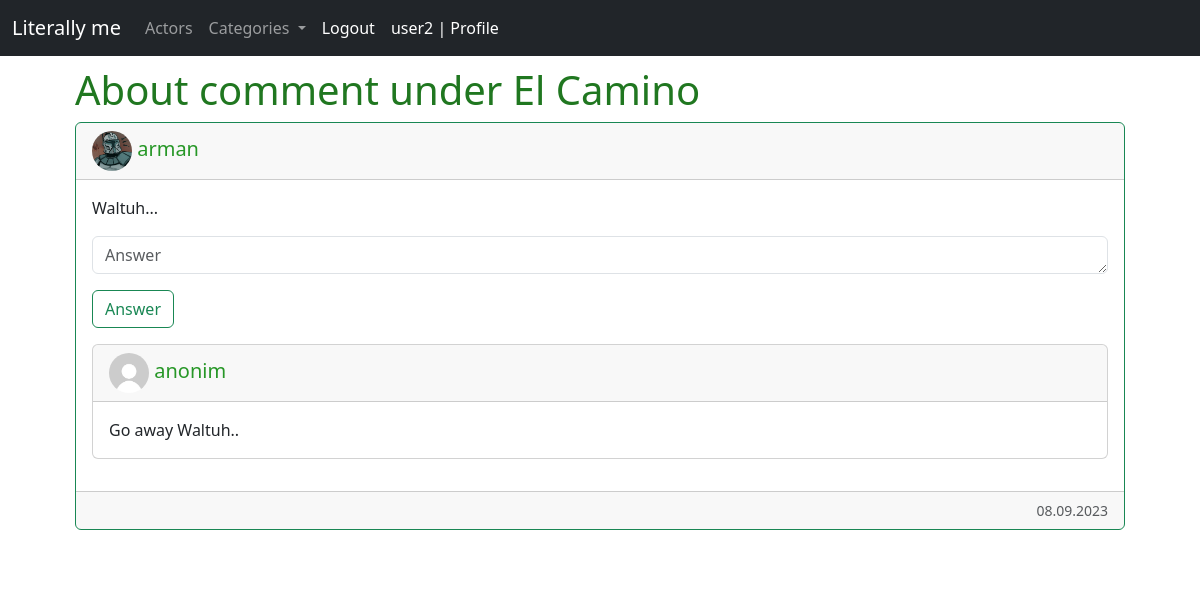
Page /movie/el-camino/comment/25/about/ (signed in) on the committed database.
### mainapp/models.py (models this page shows, shortened)
class Comment(models.Model):
    movie = models.ForeignKey(Movie, on_delete=models.CASCADE, related_name='comments')
    author = models.ForeignKey(User, on_delete=models.CASCADE, related_name='comments')
    text = models.TextField()
    create_time = models.DateTimeField(auto_now_add=True)

class CommentAnswer(models.Model):
    parent_comment = models.ForeignKey(Comment, on_delete=models.CASCADE, related_name='comment_answers')
    author = models.ForeignKey(User, on_delete=models.CASCADE, related_name='comment_answers')
    text = models.TextField()
    create_time = models.DateTimeField(auto_now_add=True)

### authentication/models.py (models this page shows)
class CustomProfile(models.Model):
    user = models.OneToOneField(User, on_delete=models.CASCADE, related_name='custom_profile')
    profile_pic = models.ImageField(upload_to='profile_pics', null=True, blank=True)

### mainapp/views.py (the view, shortened to what this page needs)
# urls.py: path('movie/<slug:movie_slug>/comment/<int:comment_id>/about/', AboutCommentView.as_view(), name='about_comment'),
class AboutCommentView(LoginRequiredMixin, DataMixin, DetailView):
    model = Comment
    template_name = 'mainapp/comment/about_comment.html'
    pk_url_kwarg = 'comment_id'
    slug_url_kwarg = 'movie_slug'
    success_url = reverse_lazy('home')
    login_url = reverse_lazy('home')
    def get_context_data(self, **kwargs):
        context = super().get_context_data(**kwargs)
        mixin_context = self.get_user_context(form=CommentAnswerForm(), comment=self.get_object(),
                                              title=f'About comment under {self.get_object().movie.title}',
                                              comment_answers=self.get_object().comment_answers.all().select_related('author').order_by('-create_time'))
        return dict(list(context.items()) + list(mixin_context.items()))

### mainapp/forms.py
class CommentAnswerForm(forms.ModelForm):
    class Meta:
        model = CommentAnswer
        fields = ['text']
        widgets = {
            'text': forms.Textarea(attrs=comment_answer_attrs)
        }

### mainapp/models.py (called while the page is built)
    def get_absolute_url(self):
        return reverse('category', kwargs={'category_slug': self.slug})

### mainapp/utils.py (called while the page is built)
    @classmethod
    def get_categories(cls):
        return Category.objects.annotate(movies_count=Count('movies'))  # creating new column called movies_count

    def get_user_context(self, **kwargs):
        categories = self.get_categories()
        context = kwargs
        context['categories'] = categories
        return context

### mainapp/templates/mainapp/comment/about_comment.html (shortened to what this page needs)
{% extends 'mainapp/base.html' %}
{% block content %}
    <h1 class="movie-bold">{{ title }}</h1>
    <div class="card border-success mb-3">
        <div class="card-header">
            <h5 class="card-title username-in-comment">
                {% if comment.author.custom_profile.profile_pic %}
                    <img width="40" class="img-fluid rounded-circle" src="{{ comment.author.custom_profile.profile_pic.url }}">
                {% endif %}
                <a class="movie-link" href="{% url 'profile_page' comment.author.username %}">{{ comment.author }}</a>
            </h5>
        </div>
        <div class="card-body">
            <p class="card-text">{{ comment.text }}</p>
            <form method="post">
                <div class="mb-3">
                    {{ form.text }}
                </div>
                <button type="submit" class="btn btn-outline-success">Answer</button>
            </form>
            {% if comment_answers %}
                {% for com_answ in comment_answers %}
                    <div class="card mb-3">
                        <div class="card-header">
                            <h5 class="card-title username-in-comment">
                                {% if com_answ.author.custom_profile.profile_pic %}
                                    <img width="40" class="img-fluid rounded-circle" src="{{ com_answ.author.custom_profile.profile_pic.url }}">
                                {% endif %}
                                <a class="movie-link" href="{% url 'profile_page' com_answ.author.username %}">{{ com_answ.author }}</a>
                            </h5>
                        </div>
                        <div class="card-body">
                            <p class="card-text">{{ com_answ.text }}</p>
                        </div>
                    </div>
                {% endfor %}
            {% endif %}
        </div>
        <div class="card-footer text-end">
            <small class="text-body-secondary">{{ comment.create_time|date:"d.m.Y" }}</small>
        </div>
    </div>
{% endblock %}

### mainapp/templates/mainapp/base.html (shortened to what this page needs)
{% load static %}
<html lang="en">
    <head>
        <link href="https://cdn.jsdelivr.net/npm/bootstrap@5.3.1/dist/css/bootstrap.min.css" rel="stylesheet">
        <link rel="stylesheet" href="{% static 'mainapp/css/style.css' %}">
    </head>
    <body>
        <header>
            <nav class="navbar navbar-expand-lg navbar-dark bg-dark">
                <div class="container-fluid">
                        <div class="collapse navbar-collapse" id="navbarTogglerDemo01">
                            <a class="navbar-brand" href="{% url 'home' %}">Literally me</a>
                            <ul class="navbar-nav me-auto mb-2 mb-lg-0">
                                <li class="nav-item">
                                    <a class="nav-link" aria-current="page" href="{% url 'actors' %}">Actors</a>
                                </li>
                                {% if categories %}
                                    <li class="nav-item dropdown">
                                    <a class="nav-link dropdown-toggle" href="#" role="button" data-bs-toggle="dropdown" aria-expanded="false">
                                        Categories
                                    </a>
                                {% endif %}
                                </li>
                                {% if request.user.is_authenticated %}
                                    <li class="nav-item">
                                        <a class="nav-link active" aria-current="page" href="{% url 'logout' %}">Logout</a>
                                    </li>
                                    <li class="nav-item">
                                        <a class="nav-link active" aria-current="page" href="{% url 'profile_page' request.user.username %}">{{ request.user.username }} | Profile</a>
                                    </li>
                                {% endif %}
                            </ul>
                    </div>
                </div>
            </nav>
        </header>
        <main>
            <div class="main-div position-relative">
                <div class="content position-absolute">
                    {% block content %}
                    {% endblock %}
                </div>
            </div>
        </main>
    </body>
</html>

### mainapp/static/mainapp/css/style.css (style rules this page uses)
.content { left: 20%; top: 70%; border-radius: 10px; width: 60%; background-color: white; margin: 0 auto; padding: 15px; padding-top: 10px; }
.movie-link { text-decoration: none; color: rgb(39, 151, 39); }
.movie-bold { color: rgb(32, 119, 32); }
.username-in-comment { margin-bottom: 0px; }
@media (max-width: 1200px) { .content { top: 125%; left: 5%; width: 90%; } }

### rows in the picture
Comment: author.custom_profile.profile_pic (picture), author "arman", text "Waltuh...", create_time "08.09.2023"
CommentAnswer: author.custom_profile.profile_pic (placeholder picture), author "anonim", text "Go away Waltuh.."

### other values in the picture
{{ request.user.username }} "user2"
{{ title }} "About comment under El Camino"
